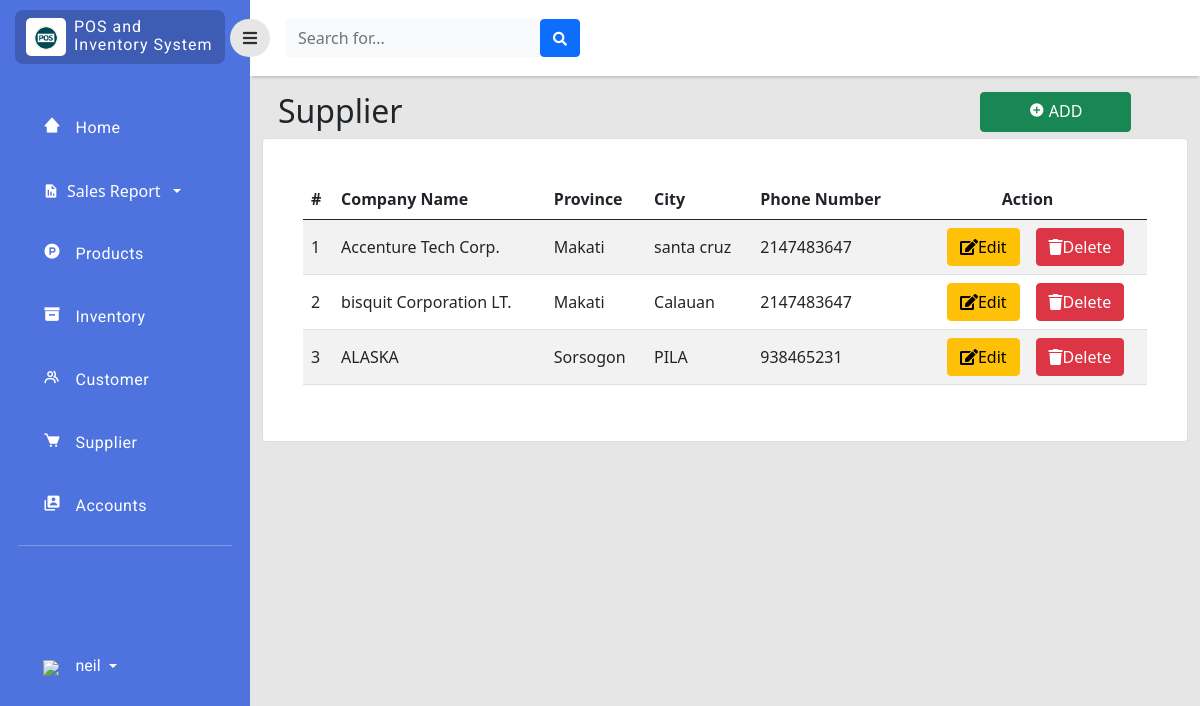
Before: /php/supplier.php (signed in) with the older database file.
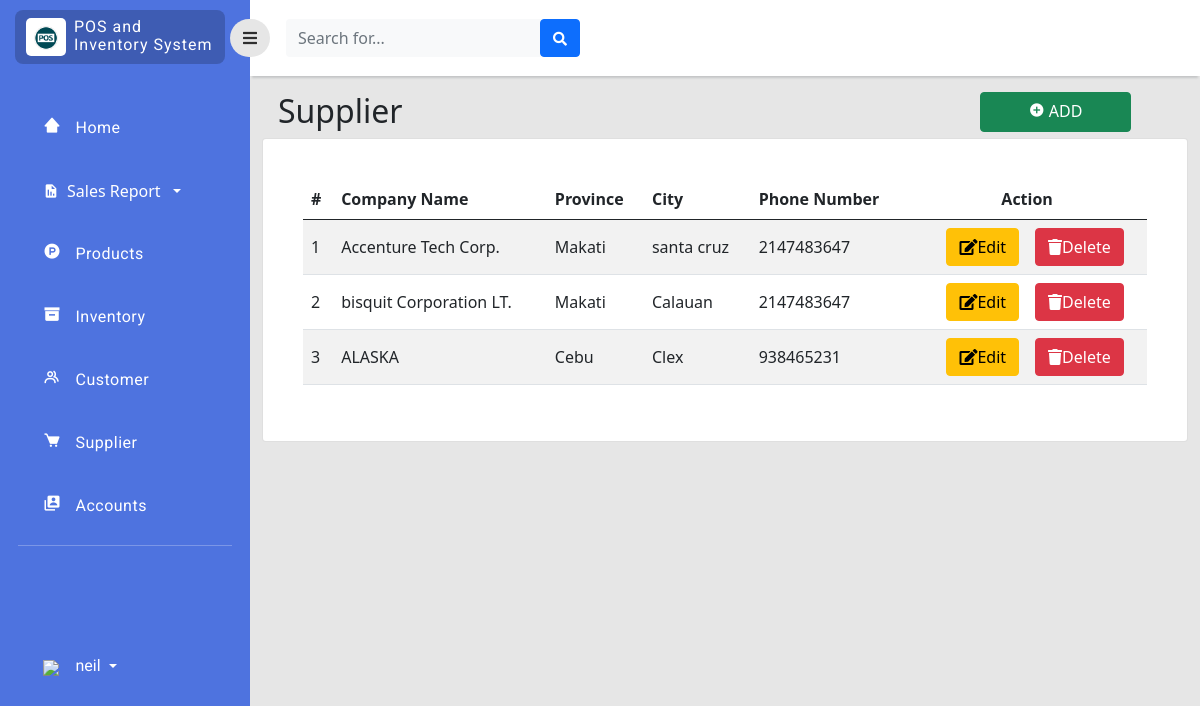
After: the same page with the newer database file.
### tables this page shows
CREATE TABLE `supplier` (
  `supplier_id` int(11) NOT NULL,
  `company_name` varchar(255) NOT NULL,
  `location_id` int(255) NOT NULL,
  `phone_no` int(11) NOT NULL
);

CREATE TABLE `location` (
  `location_id` int(11) NOT NULL,
  `province` varchar(255) NOT NULL,
  `city` varchar(255) NOT NULL
);

### php/supplier.php (the view, shortened to what this page needs)
<?php
include 'connection.php';
?>
<!doctype html>
<html lang="en">
  <head>
    <link href="https://cdn.jsdelivr.net/npm/bootstrap@5.0.2/dist/css/bootstrap.min.css" rel="stylesheet"
>
    <link rel="stylesheet" type="text/css" href="../style/dash.css">
    <link
      href="https://cdnjs.cloudflare.com/ajax/libs/font-awesome/5.15.1/css/all.min.css"
      rel="stylesheet"
    />
    <link href='https://unpkg.com/boxicons@2.1.2/css/boxicons.min.css' rel='stylesheet'>
    </head>
    <body>
    <div class="page">
        <div class="sidebar">
            <div class="sidebar-header">
                <div class="sidebar-logo-container">
                    <div class="logo-container">
                        <img class="logo-sidebar" src="../image/logo.png" />
                    </div>
                    <div class="sys-name-container mt-2">
                        <p class="sys-name">
                            POS and <br>
                            <span class="brand-subname">
                            Inventory System
                            </span>
                        </p>
                    </div>
                </div>
            </div>
            <div class="sidebar-body">
                <ul class="navigation-list">
                    <li class="navigation-list-item">
                        <a class="navigation-link" href="dashboard.php">
                            <div class="row">
                                <div class="col-2">
                                    <i class='bx bxs-home-alt-2'></i>
                                </div>
                                <div class="col-9">
                                    Home
                                </div>
                            </div>
                        </a>
                    </li>
                   <li class="navigation-list-item">
                        <a href="#submenu1" data-bs-toggle="collapse" class="d-flex align-items-center text-white text-decoration-none dropdown-toggle" >
                            <i class='bx bxs-report bi'></i><span class="mx-2 text-white ">Sales Report</span></a>
                    </li>
                    <li class="navigation-list-item">
                        <a class="navigation-link" href="product.php">
                            <div class="row">
                                <div class="col-2">
                                    <i class='bx bxl-product-hunt' ></i>
                                </div>
                                <div class="col-9">
                                    Products
                                </div>
                            </div>
                        </a>
                    </li>
                    <li class="navigation-list-item">
                        <a class="navigation-link" href="inventory.php">
                            <div class="row">
                                <div class="col-2">
                                    <i class='bx bxs-box'></i>
                                </div>
                                <div class="col-9">
                                    Inventory
                                </div>
                            </div>
                        </a>
                    </li>
                    <li class="navigation-list-item">
                        <a class="navigation-link" href="customer.php">
                            <div class="row">
                                <div class="col-2">
                                    <i class='bx bx-group'></i>
                                </div>
                                <div class="col-9">
                                    Customer
                                </div>
                            </div>
                        </a>
                    </li>
                    <li class="navigation-list-item">
                        <a class="navigation-link" href="supplier.php">
                            <div class="row">
                                <div class="col-2">
                                    <i class='bx bxs-cart' ></i>
                                </div>
                                <div class="col-9">
                                    Supplier
                                </div>
                            </div>
                        </a>
                    </li>
                    <li class="navigation-list-item">
                        <a class="navigation-link" href="user_manager.php">
                            <div class="row">
                                <div class="col-2">
                                    <i class='bx bxs-user-account'></i>
                                </div>
                                <div class="col-9">
                                    Accounts
                                </div>
                            </div>
                        </a>
                    </li>
                     <hr style="color:rgb(255, 255, 255);margin-top:10px;">
                     <li class="navigation-list-item" style="margin-top:45%;">
                        <div class="dropdown pb-1">
                            <a href="#" class="d-flex align-items-center text-white text-decoration-none dropdown-toggle" id="dropdownUser1" data-bs-toggle="dropdown" aria-expanded="false">
                                <div class="col-2">
                                    <img src="../image/user_35px.png" />
                                </div>
                                <span class="d-none d-sm-inline mx-1"><?php echo $_SESSION["username"];  ?></span>
                            </a>
                        </div>
                    </li>
                </ul>
            </div>
        </div>
        <div class="content">
            <div class="navigationBar">
                <button id="sidebarToggle" class="btn sidebarToggle">
                    <i class="fas fa-bars"></i>
                </button>
                <form class="d-none d-sm-inline-block form-inline mr-auto ml-md-3 my-2 my-md-0 mw-100 navbar-search ms-3 ">
                    <div class="input-group">
                        <input type="text" class="form-control bg-light border-0 small" placeholder="Search for..."aria-label="Search" aria-describedby="basic-addon2" id="SearchMo" onkeyup="myFunction()">
                        <div class="input-group-append">
                            <button class="btn btn-primary" type="button">
                                <i class="fas fa-search fa-sm"></i>
                            </button>
                        </div>
                    </div>
                </form>
            </div>
               <div class="col py-3 d-flex justify-content-center overflow-auto">
                <div class="container-fluid">
                    <div class="row">
                        <div class="col d-flex justify-content">
                            <br>
                            <div class="w-50">
                                <h2 class="text-dark text-start ps-3 ">Supplier</h2>
                            </div>
                            <div class="position-left w-50">
                                <button type="button" class="btn btn-success px-5 pb-2" data-bs-toggle="modal" data-bs-target="#create" style="margin-left: 55%"><b><i class='bx bxs-plus-circle'></i> </b> ADD</button>
                            </div>
                        </div>
                    </div>
                    <div class="row">
                        <div class="col ">
                            <div class="card">
                                <div class="card-body rounded-3 m-4 table-responsive-lg">
                                    <table class="table table-striped align-middle" id="SupplierTab">
                                        <thead>
                                            <tr>
                                                <th scope="col">#</th>
                                                <th scope="col">Company Name</th>
                                                <th scope="col">Province</th>
                                                <th scope="col">City</th>
                                                <th scope="col">Phone Number</th>
                                                <th scope="col" style="text-align: center;">Action</th>
                                            </tr>
                                        </thead>
                                        <tbody>
                                             <?php
                                            $query_run = mysqli_query($con,"SELECT * FROM supplier");
                                            $sql_run = mysqli_query($con,"SELECT * FROM location");
                                            while ($row=mysqli_fetch_assoc($query_run) AND $rows=mysqli_fetch_assoc($sql_run)) { ?>
                                            <tr>
                                                <td><?php echo $row['supplier_id'];  ?></td>
                                                <td><?php echo $row['company_name'];  ?></td>
                                                <td><?php echo $rows['province'];  ?></td>
                                                <td><?php echo $rows['city'];  ?></td>
                                                <td><?php echo $row['phone_no'];  ?></td>
                                                <td>
                                                    <div class="d-flex flex-row justify-content-center">
                                                        <button class="btn btn-warning editbtn mx-3" data-toggle="modal" type="button"><i class="fas fa-edit" data-toggle="tooltip" title="edit"></i>Edit</button>
                                                        <button class="btn btn-danger deletebtn" data-toggle="modal" type="button"><i class="fas fa-trash" data-toggle="tooltip" title="edit"></i>Delete</button>
                                                    </div>
                                                </td>
                                            </tr>
                                        <?php } ?>
                                        </tbody>
                                    </table>
                                </div>
                            </div>
                        </div>
                    </div>
                </div>
            </div>
        </div>
    </div>
</body>
</html>

### style/dash.css (style rules this page uses)
body { background-color: #e6e6e6; }
.page .sidebar { background: rgb(78, 115, 223); position: fixed; top: 0; left: 0; width: 250px; height: 100vh; overflow-y: auto; overflow-x: hidden; transition: all 0.3s ease; }
.page .content { margin-left: 250px; transition: all 0.3s ease; }
.navigationBar { background-color: white; height: 50px; display: flex; padding: 38px 0px; align-items: center; box-shadow: 0 4px 2px -2px #c5c6c7; }
.sidebarToggle { font-size: 16px; color: rgb(0, 0, 0, 0.8); margin-left: -20px; z-index: 999; border-radius: 50px; background-color: #e6e6e6; transition: all 0.3s ease; outline: none!important; box-shadow: none!important; }
.sidebar-header { padding: 10px 25px 10px 15px; }
.sidebar-logo-container { background-color: rgb(0, 0, 0, 0.2); border-radius: 8px; padding-left: 3px; display: flex; }
.logo-container { max-width: 40px; background-color: #fff; border-radius: 5px; margin: 8px; padding: 6px 8px; }
.logo-sidebar { width: 100%; height: auto; }
.sys-name { color: white; margin: 0px; line-height: 1.1rem; font-size: 16px; letter-spacing: 1px; font-family: 'Roboto', sans-serif; }
.navigation-list { list-style-type:none; padding: 0px 18px; margin-top: 30px; }
.navigation-list-item { padding: 12px 18px 12px 25px; margin: 15px 0px; border-radius: 8px; }
.navigation-link { color: #fff; letter-spacing: 0.5px; font-weight: 400; text-decoration: none; font-size: 16px; font-family: 'Roboto', sans-serif; }
.navigation-link i { font-size: 18px; color: #fff; }
.navigation-list-item .dropdown span { text-decoration: none; font-size: 16px; font-family: 'Roboto', sans-serif; }

Changed rows visible on the page:
removed location: $row['supplier_id'] "3", $row['company_name'] "ALASKA", province "Sorsogon", city "PILA", $row['phone_no'] "938465231"
added location: $row['supplier_id'] "3", $row['company_name'] "ALASKA", province "Cebu", city "Clex", $row['phone_no'] "938465231"
